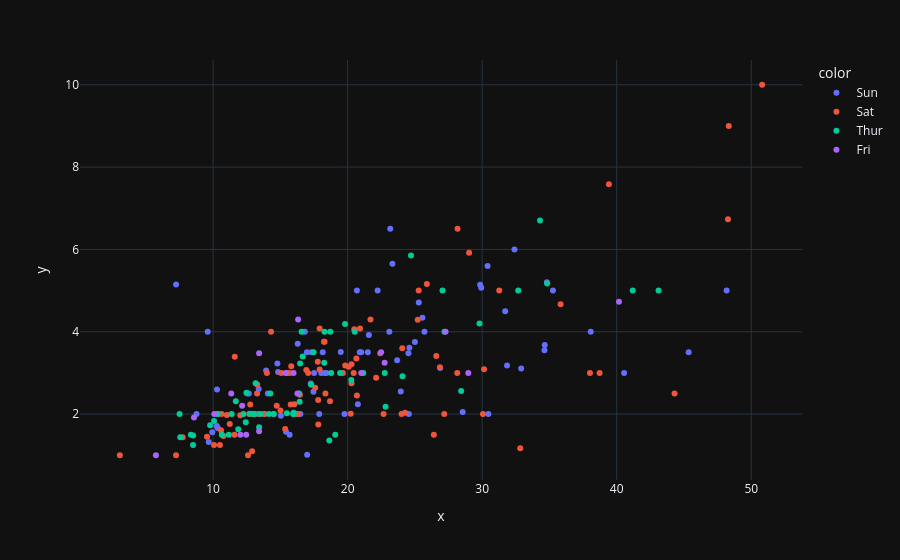

The notebook cell this image was saved under:
### Code cell
px.scatter(x = tips['total_bill'], y=tips['tip'], color=tips['day'])
